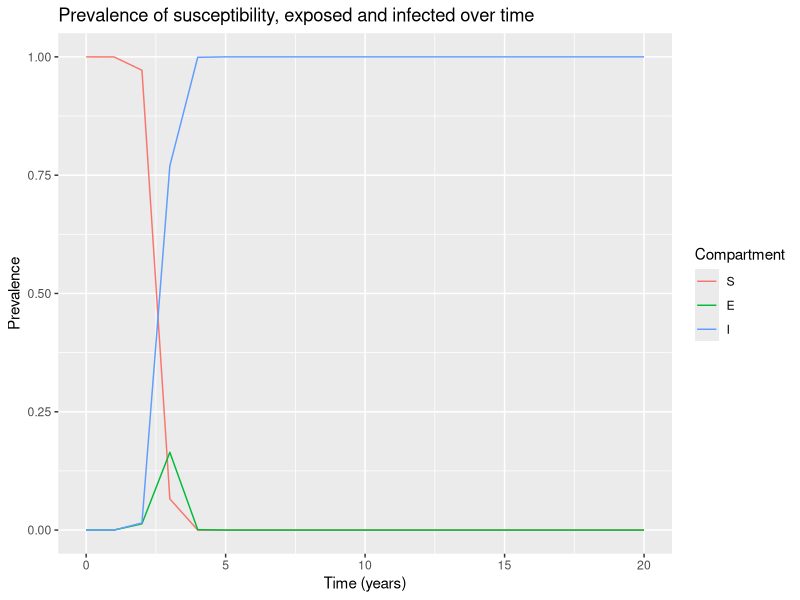

Here is the R script that generated this plot:
# LOAD THE PACKAGES:
library(deSolve)
library(reshape2)
library(ggplot2)

# MODEL INPUTS:

# Vector storing the initial number of animals in each compartment
# (at timestep 0)
initial_state_values <- c(S = 999999
                          ,  # the whole population we're modelling
                          # is susceptible to infection
                          E = 1,       
                          I = 0)       
# population

# Vector storing the parameters describing the transition rates in
# units of years^-1
parameters <- c(beta = 0.0276*365,      # the infection rate
                delta = 0.0164*365)   # the rate of recovery, which acts on 
# those infected

# TIMESTEPS:

# Vector storing the sequence of timesteps to solve the model at
times <- seq(from = 0, to = 20, by = 1)   
# from 0 to 60 days in daily intervals

# SIR MODEL FUNCTION: 

# The model function takes as input arguments (in the following order):
# time, state and parameters
sie_model <- function(time, state, parameters) {  
  
  with(as.list(c(state, parameters)), {  # tell R to unpack variable names 
    # from the state and parameters inputs    
    
    # New: calculating the total population size N        
    N <- S+E+I # (the sum of the number of bovines in each compartment)
    
    # New: defining lambda as a function of beta and I:
    lambda <- beta * I/N
    # Another option is simply replacing lambda with this
    # expression in the differential equations below
    
    # The differential equations
    dS <- -lambda * S               
    dE <- lambda * S - delta * E    
    dI <- delta * E               
    
    return(list(c(dS, dE, dI))) 
  })
  
}

# MODEL OUTPUT (solving the differential equations):

# Solving the differential equations using the ode integration algorithm
output <- as.data.frame(ode(y = initial_state_values, 
                            times = times, 
                            func = sie_model,
                            parms = parameters))

# Plotting the output
output_long <- melt(as.data.frame(output), id = "time")                  # turn output dataset into long format

# Adding a column for the prevalence proportion to the long-format output
output_long$prevalence <- output_long$value/sum(initial_state_values)

# Plot the prevalence proportion
ggplot(data = output_long,                                               # specify object containing data to plot
       aes(x = time, y = prevalence, colour = variable, group = variable)) +  # assign columns to axes and groups
  geom_line() +                                                          # represent data as lines
  xlab("Time (years)")+                                                   # add label for x axis
  ylab("Prevalence") +                                      # add label for y axis
  labs(colour = "Compartment",                                           # add legend title
       title = "Prevalence of susceptibility, exposed and infected over time")   # add plot title
